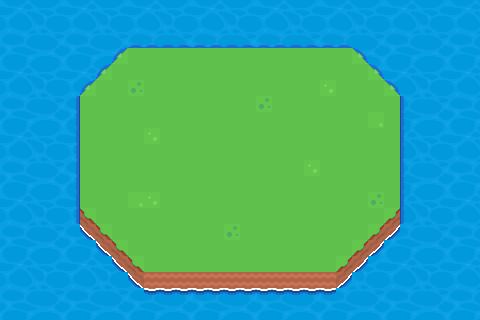

Below is a game level as drawn by its tile map, then a one-line description and the .tmx file that defines it, in full:
An orthogonal 30x20 tile map with 16x16 px tiles, 2 tile layers (water, land).

<map version="1.10" tiledversion="1.10.2" orientation="orthogonal" renderorder="right-down" width="30" height="20" tilewidth="16" tileheight="16" infinite="0" nextlayerid="3" nextobjectid="1">
 <tileset firstgid="1" source="sunnyside.tsx" />
 <layer id="2" name="water" width="30" height="20">
  <data encoding="csv">
1164,1165,1166,1167,1164,1165,1166,1167,1164,1165,1166,1167,1164,1165,1166,1167,1164,1165,1166,1167,1164,1165,1166,1167,1164,1165,1166,1167,1164,1165,
1228,1229,1230,1231,1228,1229,1230,1231,1228,1229,1230,1231,1228,1229,1230,1231,1228,1229,1230,1231,1228,1229,1230,1231,1228,1229,1230,1231,1228,1229,
1292,1293,1294,1295,1292,1293,1294,1295,1292,1293,1294,1295,1292,1293,1294,1295,1292,1293,1294,1295,1292,1293,1294,1295,1292,1293,1294,1295,1292,1293,
1356,1357,1358,1359,1356,1357,1358,1359,1356,1357,1358,1359,1356,1357,1358,1359,1356,1357,1358,1359,1356,1357,1358,1359,1356,1357,1358,1359,1356,1357,
1164,1165,1166,1167,1164,1165,1166,1167,1164,1165,1166,1167,1164,1165,1166,1167,1164,1165,1166,1167,1164,1165,1166,1167,1164,1165,1166,1167,1164,1165,
1228,1229,1230,1231,1228,1229,1230,1231,1228,1229,1230,1231,1228,1229,1230,1231,1228,1229,1230,1231,1228,1229,1230,1231,1228,1229,1230,1231,1228,1229,
1292,1293,1294,1295,1292,1293,1294,1295,1292,1293,1294,1295,1292,1293,1294,1295,1292,1293,1294,1295,1292,1293,1294,1295,1292,1293,1294,1295,1292,1293,
1356,1357,1358,1359,1356,1357,1358,1359,1356,1357,1358,1359,1356,1357,1358,1359,1356,1357,1358,1359,1356,1357,1358,1359,1356,1357,1358,1359,1356,1357,
1164,1165,1166,1167,1164,1165,1166,1167,1164,1165,1166,1167,1164,1165,1166,1167,1164,1165,1166,1167,1164,1165,1166,1167,1164,1165,1166,1167,1164,1165,
1228,1229,1230,1231,1228,1229,1230,1231,1228,1229,1230,1231,1228,1229,1230,1231,1228,1229,1230,1231,1228,1229,1230,1231,1228,1229,1230,1231,1228,1229,
1292,1293,1294,1295,1292,1293,1294,1295,1292,1293,1294,1295,1292,1293,1294,1295,1292,1293,1294,1295,1292,1293,1294,1295,1292,1293,1294,1295,1292,1293,
1356,1357,1358,1359,1356,1357,1358,1359,1356,1357,1358,1359,1356,1357,1358,1359,1356,1357,1358,1359,1356,1357,1358,1359,1356,1357,1358,1359,1356,1357,
1164,1165,1166,1167,1164,1165,1166,1167,1164,1165,1166,1167,1164,1165,1166,1167,1164,1165,1166,1167,1164,1165,1166,1167,1164,1165,1166,1167,1164,1165,
1228,1229,1230,1231,1228,1229,1230,1231,1228,1229,1230,1231,1228,1229,1230,1231,1228,1229,1230,1231,1228,1229,1230,1231,1228,1229,1230,1231,1228,1229,
1292,1293,1294,1295,1292,1293,1294,1295,1292,1293,1294,1295,1292,1293,1294,1295,1292,1293,1294,1295,1292,1293,1294,1295,1292,1293,1294,1295,1292,1293,
1356,1357,1358,1359,1356,1357,1358,1359,1356,1357,1358,1359,1356,1357,1358,1359,1356,1357,1358,1359,1356,1357,1358,1359,1356,1357,1358,1359,1356,1357,
1164,1165,1166,1167,1164,1165,1166,1167,1164,1165,1166,1167,1164,1165,1166,1167,1164,1165,1166,1167,1164,1165,1166,1167,1164,1165,1166,1167,1164,1165,
1228,1229,1230,1231,1228,1229,1230,1231,1228,1229,1230,1231,1228,1229,1230,1231,1228,1229,1230,1231,1228,1229,1230,1231,1228,1229,1230,1231,1228,1229,
1292,1293,1294,1295,1292,1293,1294,1295,1292,1293,1294,1295,1292,1293,1294,1295,1292,1293,1294,1295,1292,1293,1294,1295,1292,1293,1294,1295,1292,1293,
1356,1357,1358,1359,1356,1357,1358,1359,1356,1357,1358,1359,1356,1357,1358,1359,1356,1357,1358,1359,1356,1357,1358,1359,1356,1357,1358,1359,1356,1357
</data>
 </layer>
 <layer id="1" name="land" width="30" height="20">
  <data encoding="csv">
1,1,1,1,1,1,1,1,1,1,1,1,1,1,1,1,1,1,1,1,1,1,1,1,1,1,1,1,1,1,
1,0,1,0,1,1,1,1,1,1,1,1,1,1,1,1,1,1,1,1,1,1,1,1,1,1,1,1,1,1,
1,1,1,1,1,1,1,1,280,280,280,280,280,280,280,280,280,280,280,280,280,280,1,1,1,1,1,1,1,1,
1,1,1,1,1,1,1,281,66,66,66,66,66,66,66,66,66,66,66,66,66,66,279,1,1,1,1,1,1,1,
1,1,1,1,1,1,281,66,66,66,66,66,66,66,66,66,66,66,66,66,66,66,66,279,1,1,1,1,1,1,
1,1,1,1,1,281,66,66,133,66,66,66,66,66,66,66,66,66,66,66,131,66,66,66,279,1,1,1,1,1,
1,1,1,1,217,66,66,66,66,66,66,66,66,66,66,66,133,66,66,66,66,66,66,66,66,215,1,1,1,1,
1,1,1,1,217,66,66,66,66,66,66,66,66,66,66,66,66,66,66,66,66,66,66,258,66,215,1,1,1,1,
1,1,1,1,217,66,66,66,66,131,66,66,66,66,66,66,66,66,66,66,66,66,66,66,66,215,1,1,1,1,
1,1,1,1,217,66,66,66,66,66,66,66,66,66,66,66,66,66,66,66,66,66,66,66,66,215,1,1,1,1,
1,1,1,1,217,66,66,66,66,66,66,66,66,66,66,66,66,66,66,131,66,66,66,66,66,215,1,1,1,1,
1,1,1,1,217,66,66,66,66,66,66,66,66,66,66,66,66,66,66,66,66,66,66,66,66,215,1,1,1,1,
1,1,1,1,217,66,66,66,258,131,66,66,66,66,66,66,66,66,66,66,66,66,66,133,66,215,1,1,1,1,
1,1,1,1,217,263,66,66,66,66,66,66,66,66,66,66,66,66,66,66,66,66,66,66,264,215,1,1,1,1,
1,1,1,1,1,153,263,66,66,66,66,66,66,66,133,66,66,66,66,66,66,66,66,264,151,1,1,1,1,1,
1,1,1,1,1,1,153,263,66,66,66,66,66,66,66,66,66,66,66,66,66,66,264,151,1,1,1,1,1,1,
1,1,1,1,1,1,1,153,263,66,66,66,66,66,66,66,66,66,66,66,66,264,151,1,1,1,1,1,1,1,
1,1,1,1,1,1,1,1,153,268,268,268,268,268,268,268,268,268,268,268,268,151,1,1,1,1,1,1,1,1,
1,1,1,1,1,1,1,1,1,149,149,149,149,149,149,149,149,149,149,149,149,1,1,1,1,1,1,1,1,1,
1,1,1,1,1,1,1,1,1,1,1,1,1,1,1,1,1,1,1,1,1,1,1,1,1,1,1,1,1,1
</data>
 </layer>
</map>